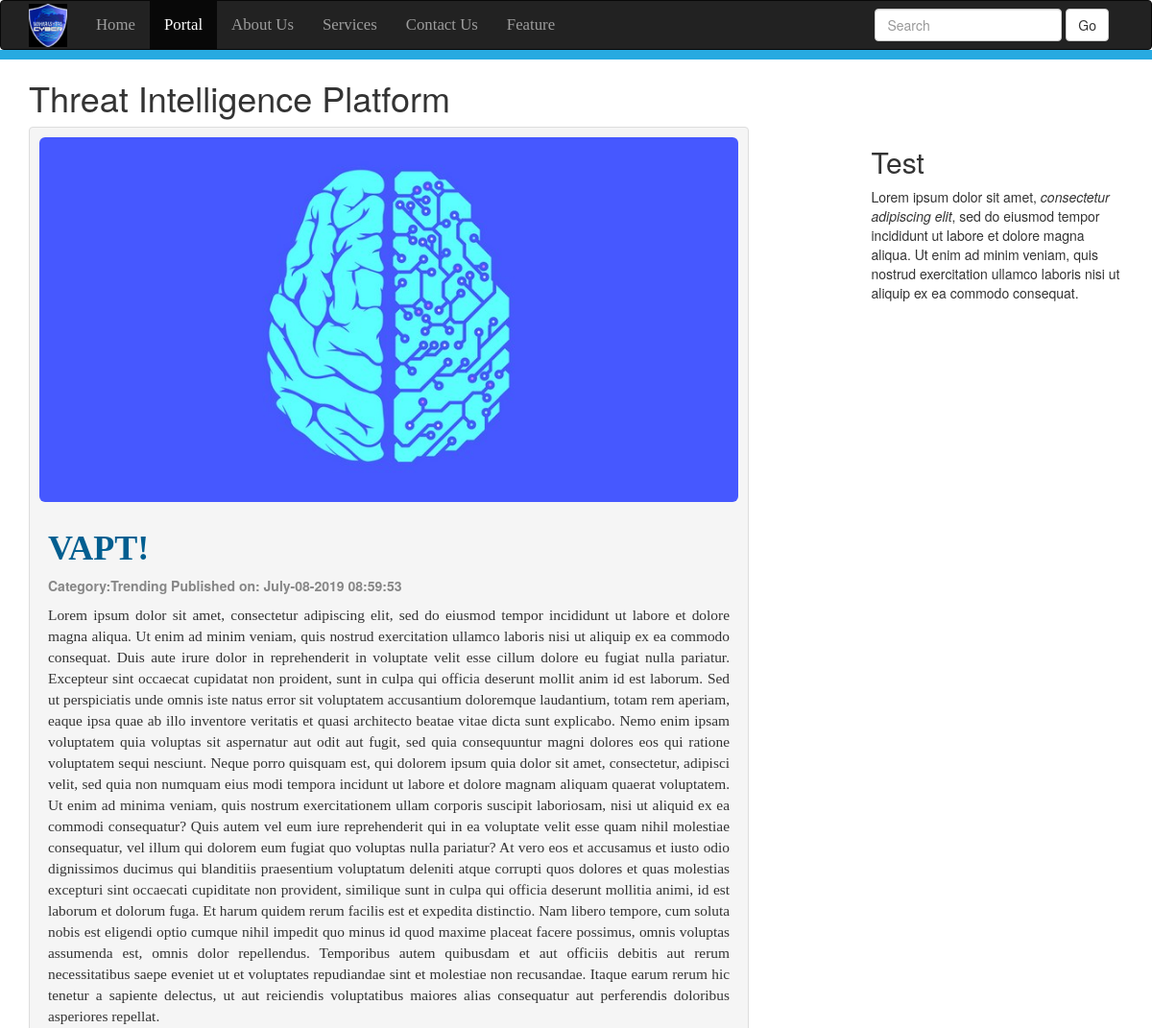
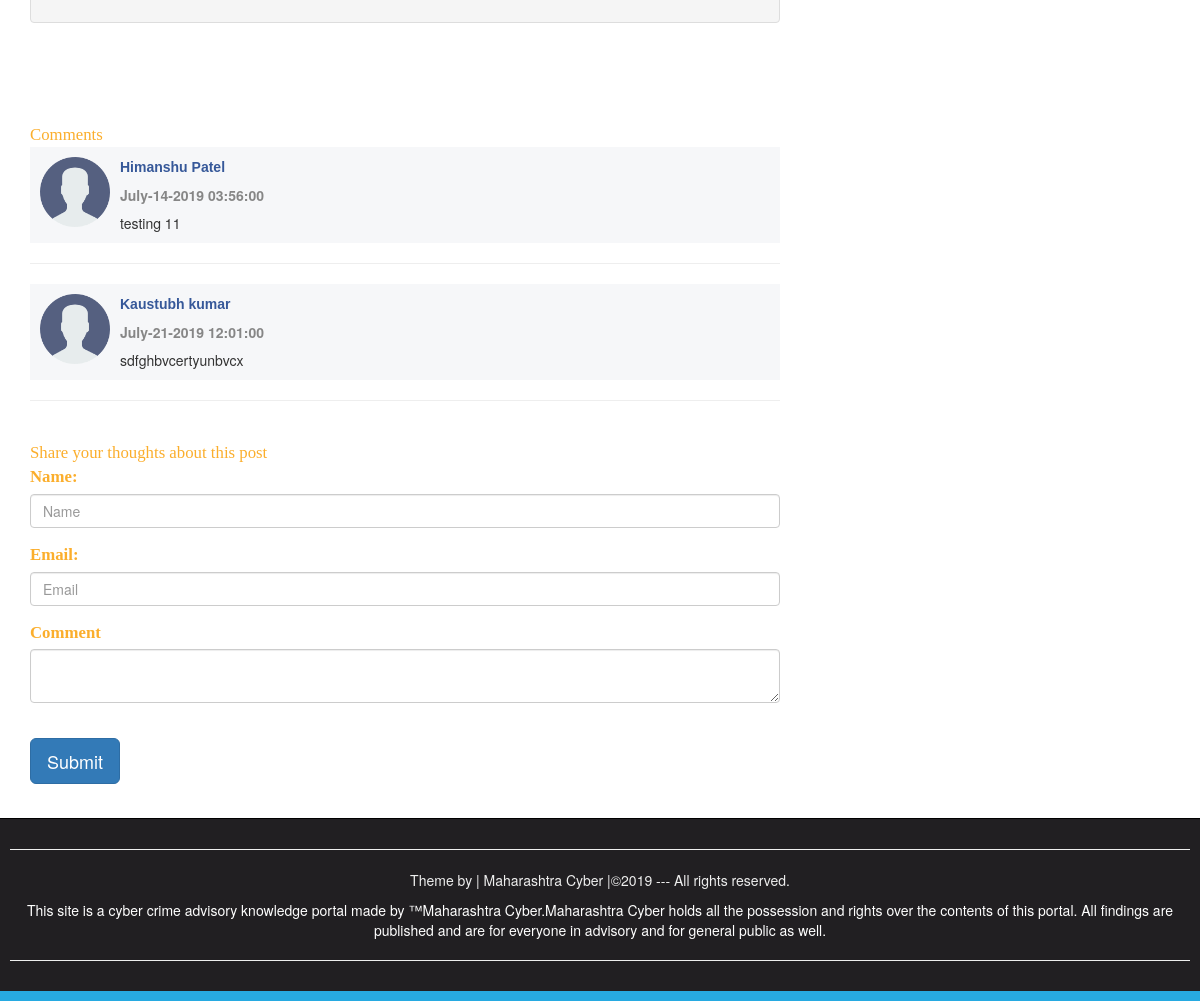
Screenshot of /FullPost.php?id=6 with the database file from the repository (2 pictures, top to bottom).
### tables this page shows
CREATE TABLE `admin_panel` (
  `id` int(10) NOT NULL,
  `datetime` varchar(50) NOT NULL,
  `category` varchar(250) NOT NULL,
  `title` varchar(200) NOT NULL,
  `author` varchar(100) NOT NULL,
  `auther_id` int(11) NOT NULL,
  `image` varchar(300) NOT NULL,
  `post` varchar(20000) NOT NULL,
  `status` int(11) NOT NULL DEFAULT 0 COMMENT '0 for off and 1 for On'
);

CREATE TABLE `comments` (
  `id` int(10) NOT NULL,
  `datetime` varchar(50) NOT NULL,
  `name` varchar(200) NOT NULL,
  `email` varchar(200) NOT NULL,
  `comment` varchar(500) NOT NULL,
  `status` varchar(5) NOT NULL,
  `admin_panel_id` int(10) NOT NULL,
  `approvedby` varchar(200) NOT NULL
);

### FullPost.php (the view, shortened to what this page needs)
<!DOCTYPE>
<html>
    <head>
        <link rel="stylesheet" href="css/bootstrap.min.css">
        <link rel="stylesheet" href="css/publicstyles.css">
    </head>
    <body>
<nav class ="navbar navbar-inverse" role="navigation">
    <div class="container">
        <div class="navbar-header">
        <a class="navbar-brand" href="portal">
        <img style="margin-top: -12px;" src="images/maha.jfif" width=40;height=7;>
        </a>
        </div>
        <div class="collapse navbar-collapse" id="collapse">
        <ul class="nav navbar-nav">
            <li><a href="#">Home</a></li>
            <li class="active"><a href="portal">Portal</a></li>
            <li><a href="#">About Us</a></li>
            <li><a href="#">Services</a></li>
            <li><a href="#">Contact Us</a></li>
            <li><a href="#">Feature</a></li>
        </ul>
        <form action="portal" class="navbar-form navbar-right">
        <div class="form-group">
        <input type="text" class="form-control" placeholder="Search" name="Search">
        </div>
        <button class="btn btn-default" name="SearchButton">Go</button>
        </form>
        </div>
        </nav>
        <div class="Line" style="height: 10px;background: #27AAE1;"></div>
        <div class="container">
            <div class="blog header">
            <h1>Threat Intelligence Platform</h1>
            </div>
        <div class="row">
            <div class="col-sm-8">
            <?php
            global $connection;
            if(isset($_GET["SearchButton"])){
                $Search=mysqli_real_escape_string($connection, $_REQUEST["Search"]);
                $ViewQuery="SELECT * FROM admin_panel
                WHERE datetime LIKE '%$Search%' OR title LIKE '%$Search%'
                OR category LIKE '%$Search%' or post LIKE '%$Search$'";
            }
            else{
            $PostIDFromURL=mysqli_real_escape_string($connection, $_REQUEST["id"]);
            $ViewQuery="SELECT * FROM admin_panel  WHERE id='$PostIDFromURL'
            ORDER BY datetime desc";}
            $Execute=mysqli_query($connection,$ViewQuery);
            while($DataRows=mysqli_fetch_array($Execute)){
                $DateTime=$DataRows["datetime"];
                $Title=$DataRows["title"];
                $Category=$DataRows["category"];
                $Image=$DataRows["image"];
                $Post=$DataRows["post"];
            ?>
            <div class="blogpost thumbnail">
                <img class="img-responsive img-rounded" src="Upload/<?php echo $Image; ?>">
            <div class="caption">
                    <h1 id="heading"><?php echo htmlentities($Title); ?></h1>
            <p class="description">Category:<?php echo htmlentities($Category); ?> Published on:
            <?php echo htmlentities($DateTime); ?> </p>
            <p class="post"><?php
            echo $Post; ?> </p>
            </div>
            </div>
            <?php } ?>
            <br><br>
            <br><br>
            <span class="FieldInfo">Comments</span>
            <?php
            global $connection;
            $PostIDForComments=mysqli_real_escape_string($connection, $_REQUEST["id"]);
            $ExtractingCommentsQuery="SELECT * FROM comments
            WHERE admin_panel_id='$PostIDForComments' AND status='ON'";
            $Execute=mysqli_query($connection,$ExtractingCommentsQuery);
            while($DataRows=mysqli_fetch_array($Execute)){
                $CommentDate=$DataRows["datetime"];
                $CommenterName=$DataRows["name"];
                $CommentbyUsers=$DataRows["comment"];
            ?>
            <div class="CommentBlock">
                <img style="margin-left: 10px; margin-top: 10px;"class="pull-left" src="images/comment.png" width=70px; height=70px;>
                <p style="margin-left: 90px;"class="Comment-Info"><?php echo $CommenterName; ?></p>
                <p style="margin-left: 90px;"class="description"><?php echo $CommentDate; ?></p>
                <p style="margin-left: 90px;"class="Comment"><?php echo $CommentbyUsers; ?></p>
            </div>
            <hr>
            <?php } ?>
            <br>
            <span class ="FieldInfo">Share your thoughts about this post</span>
            <div>
        <form action="fullPost?id=<?php echo $_REQUEST["id" ]; ?>" method="post" enctype="multipart/form-data">
        <fieldset>
            <div class="form-group">
            <label for="Name"><span  class="FieldInfo">Name:</span></label>
            <input class="form-control" type="text" name="Name" id="Name" placeholder="Name">
            </div>
            <div class="form-group">
            <label for="Email"><span  class="FieldInfo">Email:</span></label>
            <input class="form-control" type="email" name="Email" id="Email" placeholder="Email">
            </div>
            <div class="form-group">
            <label for="commentarea"><span class="FieldInfo">Comment</span></label>
            <textarea class="form-control" name="Comment" id="commentarea"></textarea>
            </div>
            <br>
            <input class="btn btn-primary btn-lg"type="Submit" name="Submit" value="Submit">
        </fieldset>
        <br>
        </form>
        </div>
            </div>
            <div class="col-sm-offset-1 col-sm-3">
            <h2>Test</h2>
            <p>Lorem ipsum dolor sit amet, <em>consectetur adipiscing elit</em>, sed do eiusmod tempor incididunt ut labore et dolore magna aliqua.
        Ut enim ad minim veniam, quis nostrud exercitation ullamco laboris nisi ut aliquip ex ea commodo consequat.</p>
            </div>
        </div>
</div>
        <div id="Footer">
    <hr><p>Theme by | Maharashtra Cyber |&copy;2019 --- All rights reserved.
</p>
<a style="color: white; text-decoration:none; cursor: pointer; font weight: bold" href="https://www.reportphishing.in/index.php" target="_blank">
<p>This site is a cyber crime advisory knowledge portal made by &trade;Maharashtra Cyber.Maharashtra Cyber holds all the possession and rights over the contents of this portal.
    All findings are published and are for everyone in advisory and for general public as well.
</p><hr></a>
</div>
<div style="height: 10px; background: #27AAE1;"></div>
    </body>
</html>

### css/publicstyles.css (style rules this page uses)
.navbar-nav li { font-family: Bitter, Georgia, Times, "Times New Roman", serif; font-size: 1.2em; }
.Line { margin-top: -20px; }
#Footer { padding: 10px; border-top: 1px solid black; color: #eeeeee; background-color: #211f22; text-align: center; }
.blogpost { background-color: #f5f5f5; padding-left: 10px; padding-right: 10px; padding-top: 10px; overflow: hidden; }
#heading { font-family: Bitter, Georgia, Times, "Times New Roman", serif; font-weight: bold; color: #005E90; }
.description { color: #868686; font-weight: bold; margin-top: -2px; }
.post { font-size: 1.1em; font-family: Bitter, Georgia, Times, "Times New Roman", serif; text-align: justify; }

### FullPost.php (style rules this page uses)
.FieldInfo { color: rgb(251,174,44); font-family: Bitter,Georgia,Times,"Times New Roman",serif; font-size: 1.2em; }
.CommentBlock { background-color: #F6F7F9; }
.Comment-Info { color: #365899; font-family: sans-serif; font-size: 1.1en; font-weight: bold; padding-top: 10px; }
.Comment { margin-top: -2px; font-size: 1.1en; padding-bottom: 10px; }

### rows the page displays
admin_panel: image (picture), title "VAPT!", category "Trending", datetime "July-08-2019 08:59:53", post "Lorem ipsum dolor sit amet, consectetur adipiscing elit, sed do eiusmod tempor incididunt ut labore et dolore magna aliqua. Ut enim ad minim veniam, quis nostrud exercitation ullamco laboris nisi ut aliquip ex ea commodo consequat. Duis aute irure dolor in reprehenderit in voluptate velit esse cillum dolore eu fugiat nulla pariatur. Excepteur sint occaecat cupidatat non proident, sunt in culpa qui officia deserunt mollit anim id est laborum. Sed ut perspiciatis unde omnis iste natus error sit voluptatem accusantium doloremque laudantium, totam rem aperiam, eaque ipsa quae ab illo inventore veritatis et quasi architecto beatae vitae dicta sunt explicabo. Nemo enim ipsam voluptatem quia…"
comments: name "Himanshu Patel", datetime "July-14-2019 03:56:00", comment "testing 11"
comments: name "Kaustubh kumar", datetime "July-21-2019 12:01:00", comment "sdfghbvcertyunbvcx"
